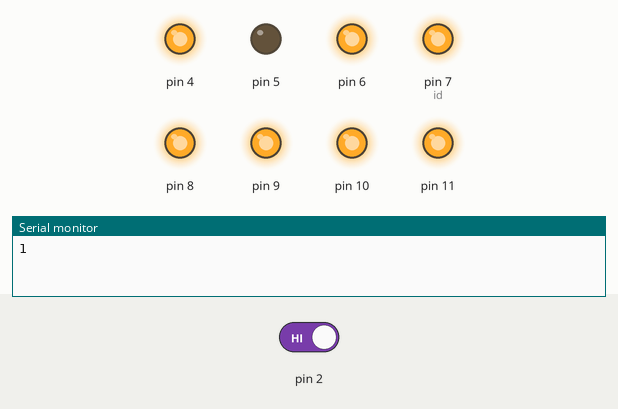
Bench run of a sketch on a simulated Arduino Uno, built with avr-gcc and run on an emulated ATmega328P. On the bench: output pins drawn as LEDs (lit = HIGH), the last lines printed to the serial monitor. The inputs (shaded band) are chosen by the test bench; at power-on: pin 2 HIGH.

Above: at 1.2 s.
1.3 s: pin 2 driven LOW
At 2.8 s:
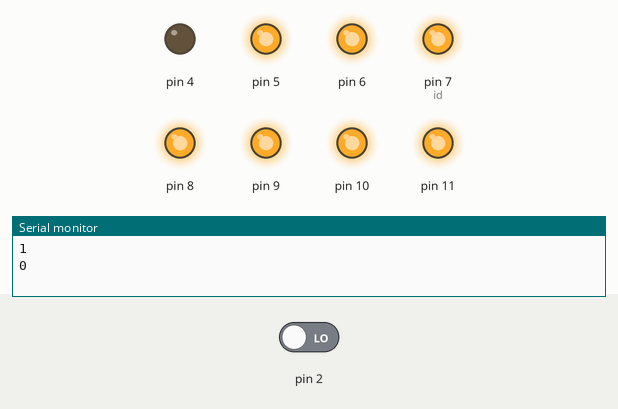
At 3.8 s:
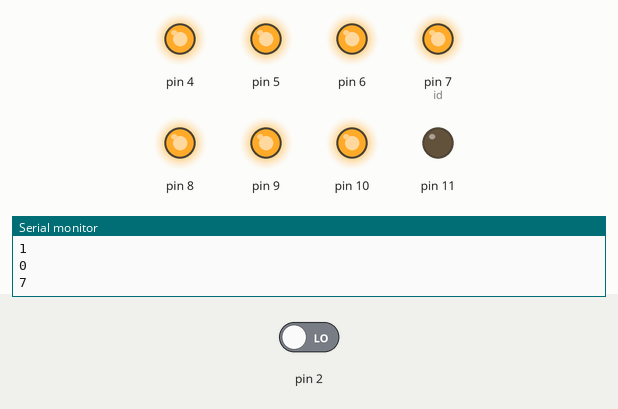
Timing chart, 0 to 16.3 s (numbered marks = the images above; inputs shaded):
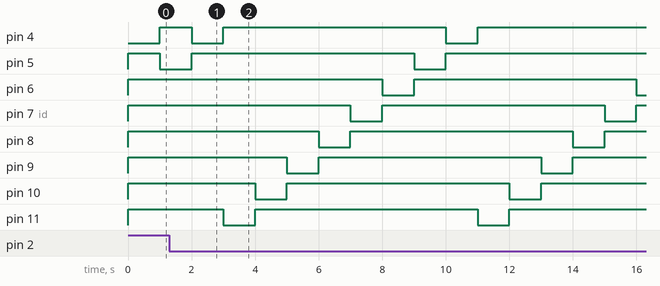

The sketch:

zadatak-1-1.ino
```cpp
#include "TimerOne.h"

void setup() {
  // put your setup code here, to run once:
  Serial.begin(9600);

  pinMode(2, INPUT_PULLUP);

  for(int i = 4; i<=11; i++)
  {
    pinMode(i, OUTPUT);
    digitalWrite(i, HIGH);
  }

  digitalWrite(4, LOW);


  Timer1.initialize(1000000);
  Timer1.attachInterrupt(korak);

  attachInterrupt(digitalPinToInterrupt(2), promjenaSmjera, FALLING);

}
volatile int id = 0;
volatile int smjer = 1;
volatile bool novi = false;
volatile bool bounce = false;

void korak()
{
  digitalWrite(id+4, HIGH);
  id = id + smjer;
  if(id > 7 ) {
    id = 0;
  }
  if(id < 0)
  {
    id = 7;
  }

  digitalWrite(id+4, LOW);
  novi = true;
}

void promjenaSmjera(){
  if(!bounce){
    bounce = true;
    smjer = -smjer;
  }

}


void loop() {
  // put your main code here, to run repeatedly:
  if(bounce){
    delay(50);
    bounce = false;
  }

  if(novi)
  {
    Serial.println(id);
    novi = false;
  }

}
```

Measured:
- by itself, pin 4, pin 7 (id), pin 8–11: alternates HIGH for 7.0 s and LOW for 1.0 s
